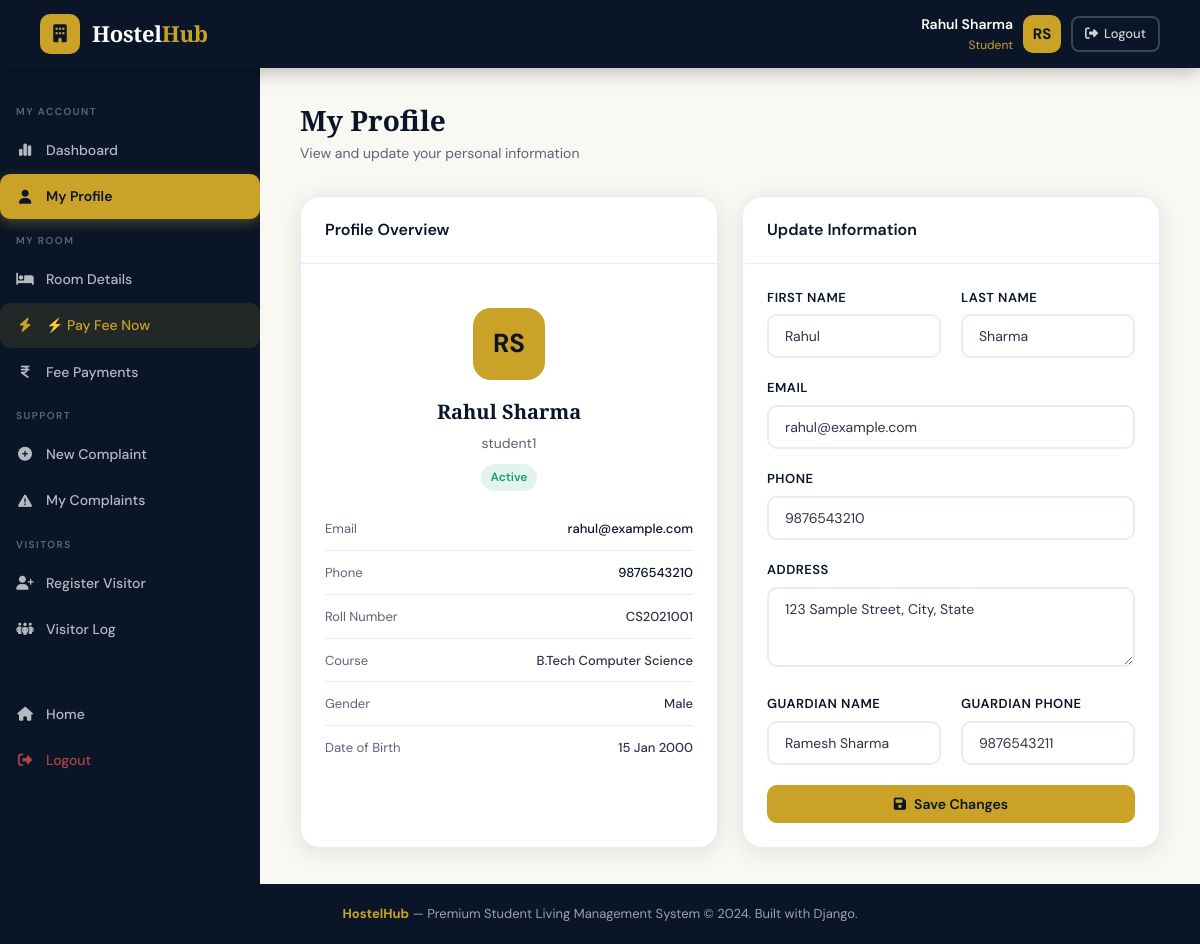
Screenshot of /profile/ (signed in) with the database file from the repository.
### hostel_app/models.py (models this page shows, shortened)
class StudentProfile(models.Model):
    GENDER_CHOICES = [('M', 'Male'), ('F', 'Female'), ('O', 'Other')]
    STATUS_CHOICES = [('active', 'Active'), ('inactive', 'Inactive'), ('pending', 'Pending')]
    user = models.OneToOneField(User, on_delete=models.CASCADE, related_name='profile')
    roll_number = models.CharField(max_length=20, unique=True)
    phone = models.CharField(max_length=15)
    gender = models.CharField(max_length=1, choices=GENDER_CHOICES)
    date_of_birth = models.DateField(null=True, blank=True)
    address = models.TextField(blank=True)
    course = models.CharField(max_length=100, blank=True)
    year_of_study = models.IntegerField(default=1)
    guardian_name = models.CharField(max_length=100, blank=True)
    guardian_phone = models.CharField(max_length=15, blank=True)
    status = models.CharField(max_length=10, choices=STATUS_CHOICES, default='pending')
    profile_photo = models.ImageField(upload_to='profiles/', null=True, blank=True)
    created_at = models.DateTimeField(auto_now_add=True)

### hostel_app/views.py (the view)
# urls.py: path('profile/', views.student_profile, name='student_profile'),
@login_required
def student_profile(request):
    try:
        profile = request.user.profile
    except StudentProfile.DoesNotExist:
        messages.error(request, 'Profile not found.')
        return redirect('home')
    if request.method == 'POST':
        form = ProfileUpdateForm(request.POST, instance=profile)
        if form.is_valid():
            profile.phone = form.cleaned_data['phone']
            profile.address = form.cleaned_data['address']
            profile.guardian_name = form.cleaned_data['guardian_name']
            profile.guardian_phone = form.cleaned_data['guardian_phone']
            profile.save()
            request.user.first_name = form.cleaned_data['first_name']
            request.user.last_name = form.cleaned_data['last_name']
            request.user.email = form.cleaned_data['email']
            request.user.save()
            messages.success(request, 'Profile updated successfully!')
            return redirect('student_profile')
    else:
        form = ProfileUpdateForm(instance=profile)
    return render(request, 'hostel_app/student/profile.html', {'profile': profile, 'form': form, 'profile_fields': []})

### hostel_app/forms.py
class ProfileUpdateForm(forms.ModelForm):
    first_name = forms.CharField(max_length=50)
    last_name = forms.CharField(max_length=50)
    email = forms.EmailField()
    class Meta:
        model = StudentProfile
        fields = ['phone', 'address', 'guardian_name', 'guardian_phone']
        widgets = {
            'address': forms.Textarea(attrs={'rows': 3}),
        }
    def __init__(self, *args, **kwargs):
        instance = kwargs.get('instance')
        super().__init__(*args, **kwargs)
        if instance:
            self.fields['first_name'].initial = instance.user.first_name
            self.fields['last_name'].initial = instance.user.last_name
            self.fields['email'].initial = instance.user.email
        for field in self.fields.values():
            field.widget.attrs['class'] = 'form-control'

### hostel_app/templates/hostel_app/student/profile.html (shortened to what this page needs)
{% extends 'hostel_app/student/base_student.html' %}
{% block student_content %}
<div class="page-header fade-in">
    <div>
        <div class="page-title">My Profile</div>
        <div class="page-subtitle">View and update your personal information</div>
    </div>
</div>
<div class="grid-2 fade-in fade-in-delay-1">
    <div class="card">
        <div class="card-header"><div class="card-title">Profile Overview</div></div>
        <div class="card-body">
            <div style="text-align:center;padding:20px 0 28px;">
                <div class="avatar" style="width:72px;height:72px;border-radius:18px;font-size:26px;margin:0 auto 16px;">
                    {{ profile.user.first_name|first|upper }}{{ profile.user.last_name|first|upper }}
                </div>
                <div style="font-family:'Playfair Display',serif;font-size:20px;font-weight:700;color:var(--navy);">{{ profile.user.get_full_name }}</div>
                <div style="color:var(--gray-600);font-size:14px;margin-top:4px;">{{ profile.user.username }}</div>
                <div style="margin-top:10px;">
                    <span class="badge {% if profile.status == 'active' %}badge-success{% elif profile.status == 'pending' %}badge-warning{% else %}badge-gray{% endif %}">
                        {{ profile.get_status_display }}
                    </span>
                </div>
            </div>
            <div style="display:grid;gap:12px;">
                <div style="display:flex;justify-content:space-between;font-size:13px;border-bottom:1px solid var(--gray-200);padding-bottom:10px;">
                    <span style="color:var(--gray-600);">Email</span>
                    <span style="font-weight:500;color:var(--navy);">{{ profile.user.email }}</span>
                </div>
                <div style="display:flex;justify-content:space-between;font-size:13px;border-bottom:1px solid var(--gray-200);padding-bottom:10px;">
                    <span style="color:var(--gray-600);">Phone</span>
                    <span style="font-weight:500;color:var(--navy);">{{ profile.phone }}</span>
                </div>
                <div style="display:flex;justify-content:space-between;font-size:13px;border-bottom:1px solid var(--gray-200);padding-bottom:10px;">
                    <span style="color:var(--gray-600);">Roll Number</span>
                    <span style="font-weight:500;">{{ profile.roll_number }}</span>
                </div>
                <div style="display:flex;justify-content:space-between;font-size:13px;border-bottom:1px solid var(--gray-200);padding-bottom:10px;">
                    <span style="color:var(--gray-600);">Course</span>
                    <span style="font-weight:500;">{{ profile.course }}</span>
                </div>
                <div style="display:flex;justify-content:space-between;font-size:13px;border-bottom:1px solid var(--gray-200);padding-bottom:10px;">
                    <span style="color:var(--gray-600);">Gender</span>
                    <span style="font-weight:500;">{{ profile.get_gender_display }}</span>
                </div>
                <div style="display:flex;justify-content:space-between;font-size:13px;">
                    <span style="color:var(--gray-600);">Date of Birth</span>
                    <span style="font-weight:500;">{{ profile.date_of_birth|date:"d M Y"|default:"—" }}</span>
                </div>
            </div>
        </div>
    </div>
    <div class="card">
        <div class="card-header"><div class="card-title">Update Information</div></div>
        <div class="card-body">
            <form method="post">
                <div class="form-grid">
                    <div class="form-group">
                        <label class="form-label">First Name</label>
                        {{ form.first_name }}
                    </div>
                    <div class="form-group">
                        <label class="form-label">Last Name</label>
                        {{ form.last_name }}
                    </div>
                </div>
                <div class="form-group">
                    <label class="form-label">Email</label>
                    {{ form.email }}
                </div>
                <div class="form-group">
                    <label class="form-label">Phone</label>
                    {{ form.phone }}
                </div>
                <div class="form-group">
                    <label class="form-label">Address</label>
                    {{ form.address }}
                </div>
                <div class="form-grid">
                    <div class="form-group">
                        <label class="form-label">Guardian Name</label>
                        {{ form.guardian_name }}
                    </div>
                    <div class="form-group">
                        <label class="form-label">Guardian Phone</label>
                        {{ form.guardian_phone }}
                    </div>
                </div>
                <button type="submit" class="btn btn-gold" style="width:100%;justify-content:center;">
                    <i class="fa-solid fa-save"></i> Save Changes
                </button>
            </form>
        </div>
    </div>
</div>
{% endblock %}

### hostel_app/templates/hostel_app/base.html (shortened to what this page needs)
<!DOCTYPE html>
<html lang="en">
<head>
    <link rel="stylesheet" href="https://cdnjs.cloudflare.com/ajax/libs/font-awesome/6.5.0/css/all.min.css">
</head>
<body>
<nav class="navbar">
    <a href="{% url 'home' %}" class="navbar-brand">
        <div class="brand-icon"><i class="fa-solid fa-building"></i></div>
        <span class="brand-text">Hostel<span>Hub</span></span>
    </a>
    {% if user.is_authenticated %}
        <div class="user-menu">
            <div class="user-info">
                <div class="user-name">{{ user.get_full_name|default:user.username }}</div>
                <div class="user-role">{% if user.is_staff %}Administrator{% else %}Student{% endif %}</div>
            </div>
            <div class="avatar">{{ user.first_name|first|upper }}{{ user.last_name|first|upper }}</div>
            <a href="{% url 'logout' %}" class="btn btn-outline btn-sm" style="border-color:rgba(255,255,255,0.2);color:rgba(255,255,255,0.8);">
                <i class="fa-solid fa-right-from-bracket"></i> Logout
            </a>
        </div>
    {% else %}
        <div class="navbar-actions">
            <a href="{% url 'login' %}" class="btn btn-outline btn-sm" style="border-color:rgba(255,255,255,0.25);color:rgba(255,255,255,0.8);">Login</a>
            <a href="{% url 'register' %}" class="btn btn-gold btn-sm">Register</a>
        </div>
    {% endif %}
</nav>
{% block body %}{% endblock %}
<footer>
    <strong>HostelHub</strong> — Premium Student Living Management System &copy; 2024. Built with Django.
</footer>
</body>
</html>

### hostel_app/templates/hostel_app/base.html (style rules this page uses)
:root { --navy: #0a1628; --navy-mid: #122040; --navy-light: #1a2f55; --gold: #c9a227; --gold-light: #e8c84a; --gold-pale: #f5e6a3; --cream: #faf8f2; --white: #ffffff; --gray-100: #f4f6fa; --gray-200: #e8ecf4; --gray-400: #9ba4b8; --gray-600: #5a6478; --gray-800: #2d3548; --success: #1a9e6e; --danger: #d94f4f; --warning: #e07c1f; --info: #2272c3; --radius: 12px; --radius-lg: 20px; --shadow: 0 4px 24px rgba(10,22,40,0.10); --shadow-lg: 0 8px 40px rgba(10,22,40,0.18); --transition: all 0.28s cubic-bezier(0.4,0,0.2,1); }
* { margin: 0; padding: 0; box-sizing: border-box; }
body { font-family: 'DM Sans', sans-serif; background: var(--cream); color: var(--gray-800); min-height: 100vh; font-size: 15px; line-height: 1.6; }
.navbar { background: var(--navy); padding: 0 40px; display: flex; align-items: center; justify-content: space-between; height: 68px; position: sticky; top: 0; z-index: 1000; box-shadow: 0 2px 20px rgba(0,0,0,0.3); }
.navbar-brand { display: flex; align-items: center; gap: 12px; text-decoration: none; }
.brand-icon { width: 40px; height: 40px; background: var(--gold); border-radius: 10px; display: flex; align-items: center; justify-content: center; font-size: 18px; color: var(--navy); }
.brand-text { font-family: 'Playfair Display', serif; font-size: 22px; font-weight: 800; color: var(--white); letter-spacing: -0.3px; }
.brand-text span { color: var(--gold); }
.page-header { display: flex; align-items: flex-start; justify-content: space-between; margin-bottom: 32px; gap: 16px; }
.page-title { font-family: 'Playfair Display', serif; font-size: 28px; font-weight: 700; color: var(--navy); line-height: 1.2; }
.page-subtitle { color: var(--gray-600); font-size: 14px; margin-top: 4px; }
.card { background: var(--white); border-radius: var(--radius-lg); box-shadow: var(--shadow); border: 1px solid var(--gray-200); overflow: hidden; }
.card-header { padding: 20px 24px; border-bottom: 1px solid var(--gray-200); display: flex; align-items: center; justify-content: space-between; gap: 12px; }
.card-title { font-size: 16px; font-weight: 600; color: var(--navy); }
.card-body { padding: 24px; }
.btn { display: inline-flex; align-items: center; gap: 8px; padding: 10px 20px; border-radius: 10px; font-size: 14px; font-weight: 500; cursor: pointer; border: none; text-decoration: none; transition: var(--transition); font-family: 'DM Sans', sans-serif; }
.btn-gold { background: var(--gold); color: var(--navy); font-weight: 600; }
.btn-outline { background: transparent; border: 2px solid var(--gray-200); color: var(--gray-800); }
.btn-sm { padding: 6px 12px; font-size: 13px; border-radius: 8px; gap: 6px; }
.form-control { width: 100%; padding: 11px 16px; border: 2px solid var(--gray-200); border-radius: 10px; font-size: 14px; font-family: 'DM Sans', sans-serif; color: var(--gray-800); background: var(--white); transition: var(--transition); outline: none; }
.form-label { display: block; font-size: 13px; font-weight: 600; color: var(--navy); margin-bottom: 6px; text-transform: uppercase; letter-spacing: 0.5px; }
.form-group { margin-bottom: 20px; }
.form-grid { display: grid; grid-template-columns: repeat(2, 1fr); gap: 20px; }
.badge { display: inline-flex; align-items: center; gap: 5px; padding: 4px 10px; border-radius: 99px; font-size: 12px; font-weight: 600; }
.badge-success { background: rgba(26,158,110,0.12); color: var(--success); }
.avatar { width: 38px; height: 38px; background: var(--gold); border-radius: 10px; display: flex; align-items: center; justify-content: center; font-weight: 700; color: var(--navy); font-size: 15px; }
.user-menu { display: flex; align-items: center; gap: 10px; cursor: pointer; }
.user-info { text-align: right; }
.user-name { font-size: 14px; font-weight: 600; color: var(--white); }
.user-role { font-size: 12px; color: var(--gold); }
.grid-2 { display: grid; grid-template-columns: 1fr 1fr; gap: 24px; }
footer { background: var(--navy); color: rgba(255,255,255,0.6); text-align: center; padding: 20px; font-size: 13px; margin-top: auto; }
footer strong { color: var(--gold); }
.fade-in { animation: fadeInUp 0.4s ease both; }
.fade-in-delay-1 { animation-delay: 0.1s; }

### rows the page displays
StudentProfile: user.first_name|first "R", user.last_name|first "S", user.get_full_name "Rahul Sharma", user.username "student1", status "Active", user.email "rahul@example.com", phone "9876543210", roll_number "CS2021001", course "B.Tech Computer Science", gender "Male", date_of_birth "15 Jan 2000", address "123 Sample Street, City, State", guardian_name "Ramesh Sharma", guardian_phone "9876543211"

### other values shown
{{ user.get_full_name|default:user.username }} "Rahul Sharma"
{{ user.first_name|first|upper }} "R"
{{ user.last_name|first|upper }} "S"
